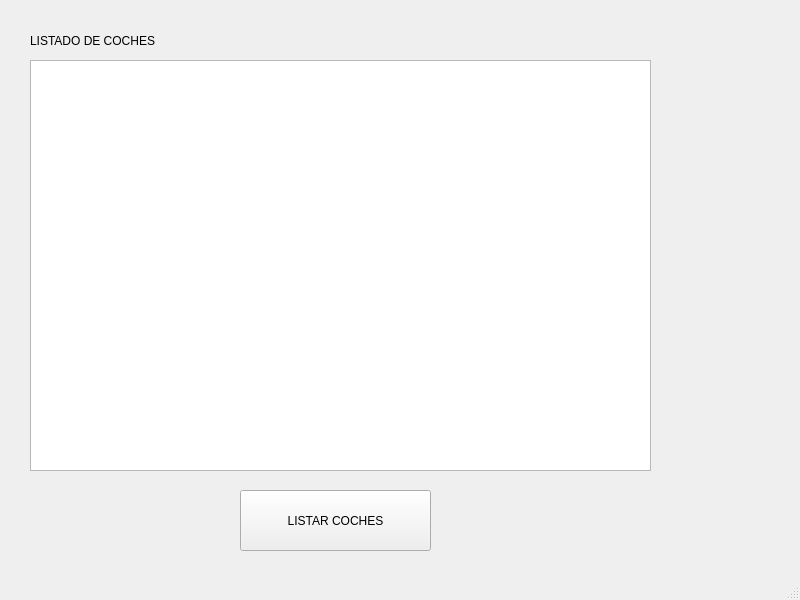
<?xml version="1.0" encoding="UTF-8"?>
<ui version="4.0">
 <class>MainWindow</class>
 <widget class="QMainWindow" name="MainWindow">
  <property name="geometry">
   <rect>
    <x>0</x>
    <y>0</y>
    <width>800</width>
    <height>600</height>
   </rect>
  </property>
  <property name="windowTitle">
   <string>MainWindow</string>
  </property>
  <widget class="QWidget" name="centralwidget">
   <widget class="QLabel" name="label">
    <property name="geometry">
     <rect>
      <x>30</x>
      <y>20</y>
      <width>161</width>
      <height>41</height>
     </rect>
    </property>
    <property name="text">
     <string>LISTADO DE COCHES</string>
    </property>
   </widget>
   <widget class="QTextEdit" name="text_show">
    <property name="geometry">
     <rect>
      <x>30</x>
      <y>60</y>
      <width>621</width>
      <height>411</height>
     </rect>
    </property>
   </widget>
   <widget class="QPushButton" name="btn_listar">
    <property name="geometry">
     <rect>
      <x>240</x>
      <y>490</y>
      <width>191</width>
      <height>61</height>
     </rect>
    </property>
    <property name="text">
     <string>LISTAR COCHES</string>
    </property>
   </widget>
  </widget>
  <widget class="QStatusBar" name="statusbar"/>
 </widget>
 <resources/>
 <connections/>
</ui>
